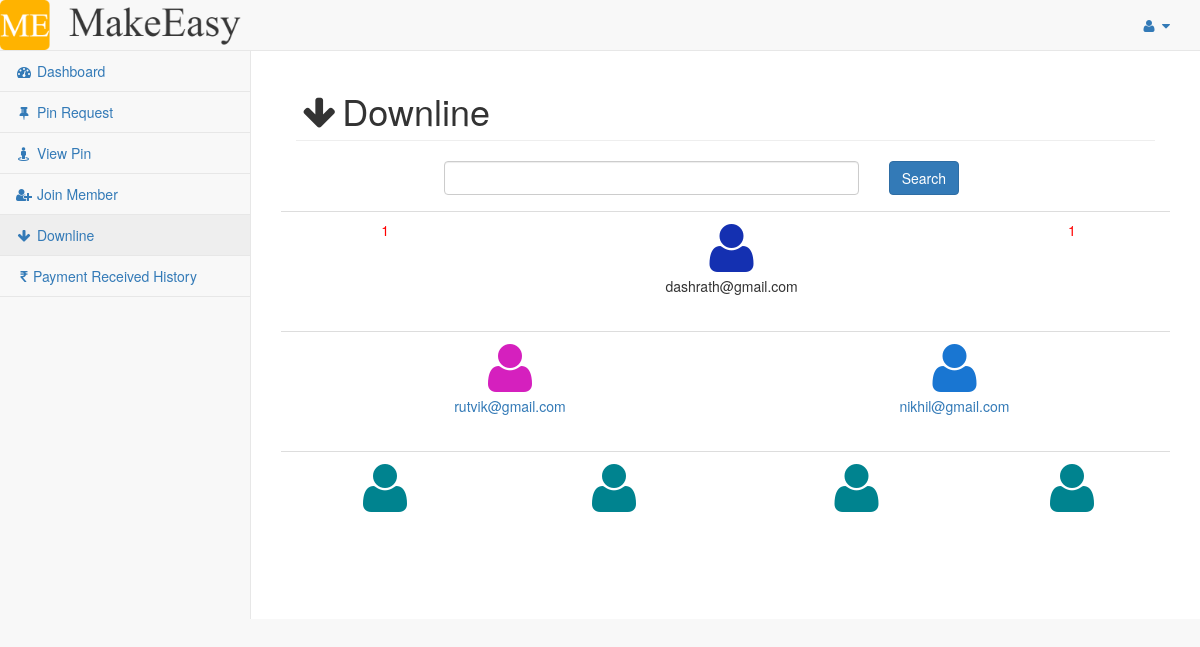
The app's page /mlm/tree.php (signed in) with its own data.
### tables this page shows
CREATE TABLE `tree` (
  `id` int(11) NOT NULL,
  `name` varchar(50) NOT NULL,
  `userid` varchar(50) DEFAULT NULL,
  `left` varchar(50) DEFAULT NULL,
  `right` varchar(50) DEFAULT NULL,
  `leftcount` int(11) DEFAULT 0,
  `rightcount` int(11) DEFAULT 0
);

### mlm/tree.php (the view, shortened to what this page needs)
<?php
	include('php-includes/connect.php');
	$userid = $_SESSION['userid'];
	$search = $userid;
?>
<?php
	function tree_data($userid)
	{
		global $con;
		$data = array();
		$query = mysqli_query($con,"select * from tree where userid='$userid'");
		$result = mysqli_fetch_array($query);
		$data['left'] = $result['left'];
		$data['right'] = $result['right'];
		$data['leftcount'] = $result['leftcount'];
		$data['rightcount'] = $result['rightcount'];
		return $data;
	}
?>
<!DOCTYPE html>
<html lang="en">
<head>
	<link href="vendor/bootstrap/css/bootstrap.min.css" rel="stylesheet">
	<link href="vendor/metisMenu/metisMenu.min.css" rel="stylesheet">
	<link href="dist/css/sb-admin-2.css" rel="stylesheet">
	<link href="vendor/font-awesome/css/font-awesome.min.css" rel="stylesheet" type="text/css">
</head>
<body>
	<div id="wrapper">
		<?php include('php-includes/menu.php'); ?>
		<div id="page-wrapper">
			<div class="container-fluid">
				<div class="row">
					<div class="col-lg-12">
						<h1 class="page-header"><i class="fa fa-arrow-down fa-fw"></i>Downline</h1>
					</div>
				</div>
				<div class="row">
					<div class="col-lg-2"></div>
					<form method="REQUEST" autocomplete="off">
						<div class="col-lg-6">
							<div class="form-group">
								<input type="text" name="search-id" class="form-control" required>
							</div>
						</div>
						<div class="col-lg-2">
							<div class="form-group">
								<input type="submit" name="search" class=" btn btn-primary" value="Search">
							</div>
						</div>
					</form>
					<div class="col-lg-8">
				</div>
			<div class="row">
					<div class="col-lg-12">
					<div class="table-responsive">
					<table class="table" align="center" border="0" style="text-align:center">
					<tr height="120">
					<?php
						$data = tree_data($search);
					?>
					<td  style="color: red;">
						<?php echo $data['leftcount'] ?>
					</td>
					<td colspan="2">
						<i class="fa fa-user fa-4x" style="color:#1430B1"></i>
						<p>
							<?php echo $search; ?>
						</p>
					</td>
					<td style="color: red;">
						<?php echo $data['rightcount'] ?>
					</td>
				</tr>
				<tr height="120">
					<?php
						$first_left_user = $data['left'];
						$first_right_user = $data['right'];
					?>
					<?php
						if($first_left_user!="")
						{
							?>
							<td colspan="2">
								<a href="tree.php?search-id=<?php echo $first_left_user ?>">
								<i class="fa fa-user fa-4x" style="color:#D520BE"></i>
								<p>
									<?php echo $first_left_user ?>
								</p>
								</a>
							</td>
						<?php
					}
						?>
					<?php
						if($first_right_user!="")
						{
						?>
							<td colspan="2">
							<a href="tree.php?search-id=<?php echo $first_right_user ?>">
							<i class="fa fa-user fa-4x" style="color:#1976D2"></i>
							<p>
								<?php echo $first_right_user ?>
							</p>
							</a>
							</td>
							<?php
						}
					?>
		</tr>
			<tr height="120">
				<?php
					$data_first_left_user = tree_data($first_left_user);
					$second_left_user = $data_first_left_user['left'];
					$second_right_user = $data_first_left_user['right'];
					$data_first_right_user = tree_data($first_right_user);
					$third_left_user = $data_first_right_user['left'];
					$thidr_right_user = $data_first_right_user['right'];
				?>
				<?php
					if($second_left_user!="")
					{
				?>
					<td>
						<a href="tree.php?search-id=<?php echo $second_left_user ?>">
							<i class="fa fa-user fa-4x" style="color:#00838F"></i>
							<p>
								<?php echo $second_left_user ?>
							</p>
						</a>
					</td>
					<?php
					}
					else{
					?>
						<td>
							<i class="fa fa-user fa-4x" style="color:#00838F"></i>
						</td>
					<?php
					}
					?>
					<?php
						if($second_right_user!=""){
					?>
					<td>
						<a href="tree.php?search-id=<?php echo $second_right_user ?>">
						<i class="fa fa-user fa-4x" style="color:#00838F"></i>
						<p>
							<?php echo $second_right_user ?></p>
						</a>
					</td>
					<?php
					}
					else{
					?>
						<td>
							<i class="fa fa-user fa-4x" style="color:#00838F"></i>
						</td>
					<?php
					}
					?>
					<?php
						if($third_left_user!=""){
					?>
					<td>
						<a href="tree.php?search-id=<?php echo $third_left_user ?>">
						<i class="fa fa-user fa-4x" style="color:#00838F"></i>
						<p>
							<?php echo $third_left_user ?>
						</p>
						</a>
					</td>
					<?php
					}
					else{
					?>
					<td>
						<i class="fa fa-user fa-4x" style="color:#00838F"></i>
					</td>
					<?php
					}
					?>
					<?php
						if($thidr_right_user!=""){
					?>
					<td>
						<a href="tree.php?search-id=<?php echo $thidr_right_user ?>">
						<i class="fa fa-user fa-4x" style="color:#00838F"></i>
						<p>
							<?php echo $thidr_right_user ?></p>
						</a>
					</td>
					<?php
					}
					else{
					?>
					<td>
						<i class="fa fa-user fa-4x" style="color:#00838F"></i>
					</td>
					<?php
					}
					?>
					</tr>
				</table>
			</div>
		</div>
	</div>
	</div>
	</div>
	</div>
</body>
</html>

### records on screen
tree: leftcount "1", rightcount "1", left "rutvik@gmail.com", right "nikhil@gmail.com"

### other values on screen
$search "dashrath@gmail.com"
